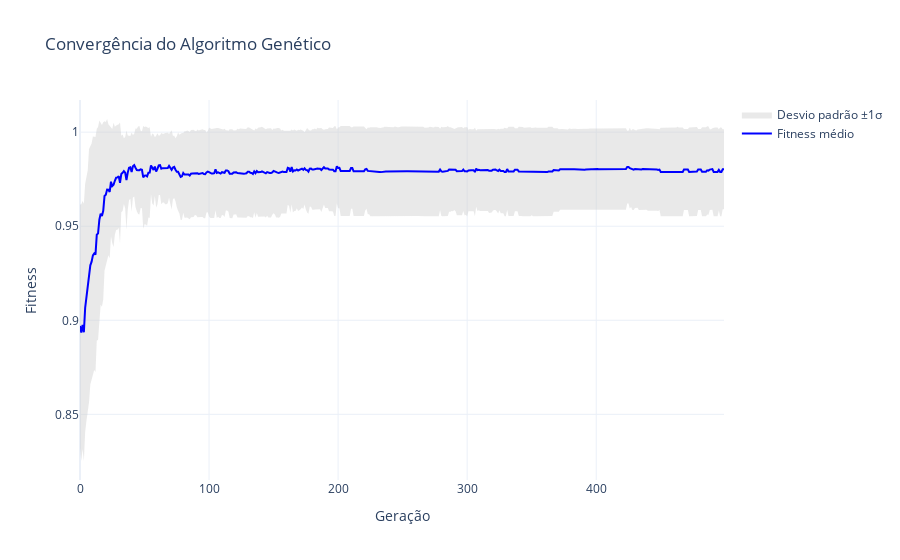

The notebook cell this image was saved under:
### Markdown cell above
Gráfico interativo da convergência ao longo das gerações

### Code cell
# Corrigir padding ou truncamento para garantir que todos tenham mesmo tamanho
padded_runs = []
for run in all_runs_fitness:
    run = np.array(run)
    if len(run) < N_GEN:
        padded = np.pad(run, (0, N_GEN - len(run)), constant_values=run[-1])
    else:
        padded = run[:N_GEN]
    padded_runs.append(padded)

# Matriz de shape (N_RUNS, N_GEN)
all_runs_fitness = np.array(padded_runs)

# Calcular estatísticas
mean_fitness = np.mean(all_runs_fitness, axis=0)
std_fitness = np.std(all_runs_fitness, axis=0)
generations = np.arange(N_GEN)

# Faixas para área sombreada
upper = mean_fitness + std_fitness
lower = mean_fitness - std_fitness

# Gráfico interativo
fig = go.Figure()

# Área sombreada do desvio padrão
fig.add_trace(go.Scatter(
    x=np.concatenate([generations, generations[::-1]]),
    y=np.concatenate([upper, lower[::-1]]),
    fill='toself',
    fillcolor='rgba(200,200,200,0.4)',
    line=dict(color='rgba(255,255,255,0)'),
    hoverinfo="skip",
    showlegend=True,
    name='Desvio padrão ±1σ'
))

# Linha da média
fig.add_trace(go.Scatter(
    x=generations,
    y=mean_fitness,
    mode='lines',
    line=dict(color='blue', width=2),
    name='Fitness médio'
))

fig.update_layout(
    title="Convergência do Algoritmo Genético",
    xaxis_title="Geração",
    yaxis_title="Fitness",
    template="plotly_white",
    hovermode="x unified"
)

# Exibir ou salvar
fig.write_html(f"{results_dir}/convergencia_interativo.html")
fig.show()

### Figure 1 — Plotly figure (JSON) as saved in the notebook; plotly's stock layout.template omitted (floating-point values rounded to 4 significant figures; data arrays with more than 128 entries replaced by an {"elided": "..."} marker saying what was removed)
{"data": [{"fill": "toself", "fillcolor": "rgba(200,200,200,0.4)", "hoverinfo": "skip", "line": {"color": "rgba(255,255,255,0)"}, "name": "Desvio padrão ±1σ", "showlegend": true, "type": "scatter", "x": {"elided": "1000 int values"}, "y": {"elided": "1000 float values"}}, {"line": {"color": "blue", "width": 2}, "mode": "lines", "name": "Fitness médio", "type": "scatter", "x": {"elided": "500 int values"}, "y": {"elided": "500 float values"}}], "layout": {"autosize": true, "hovermode": "x unified", "title": {"text": "Convergência do Algoritmo Genético"}, "xaxis": {"autorange": true, "range": [0, 499], "title": {"text": "Geração"}, "type": "linear"}, "yaxis": {"autorange": true, "range": [0.8151, 1.017], "title": {"text": "Fitness"}, "type": "linear"}}}
